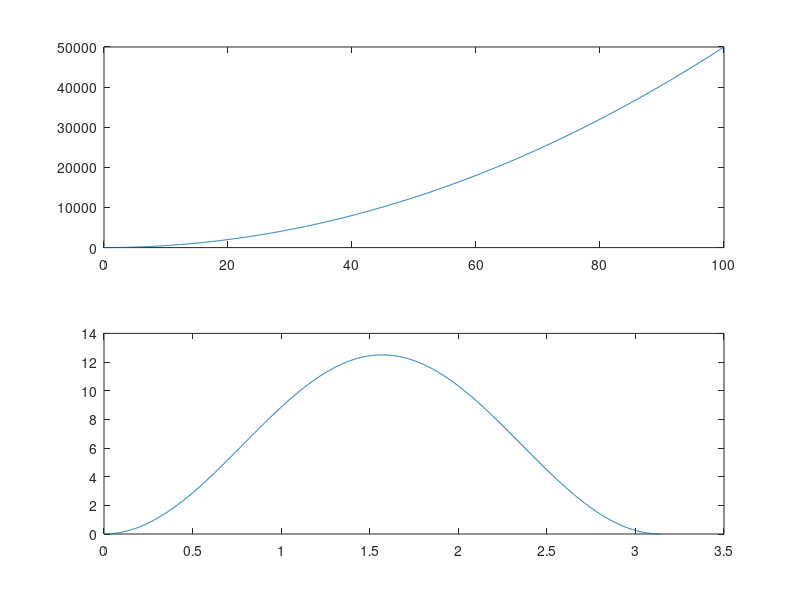
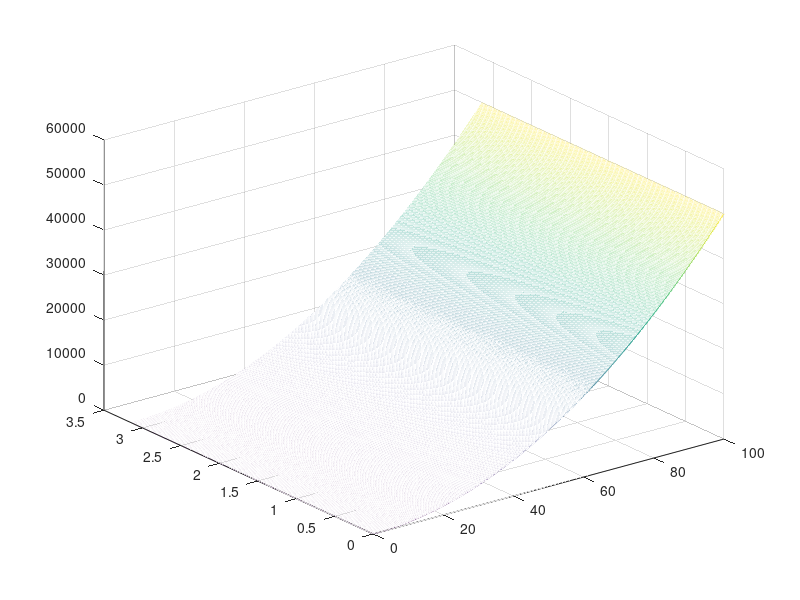
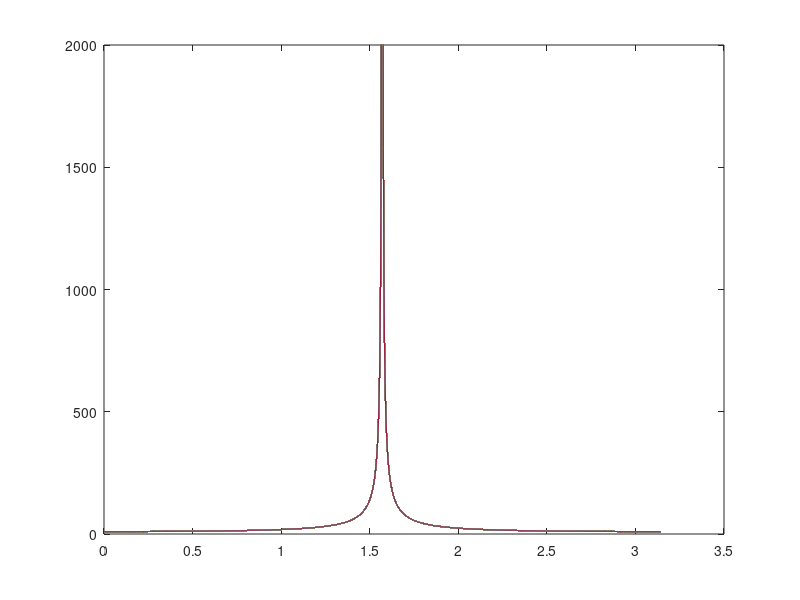
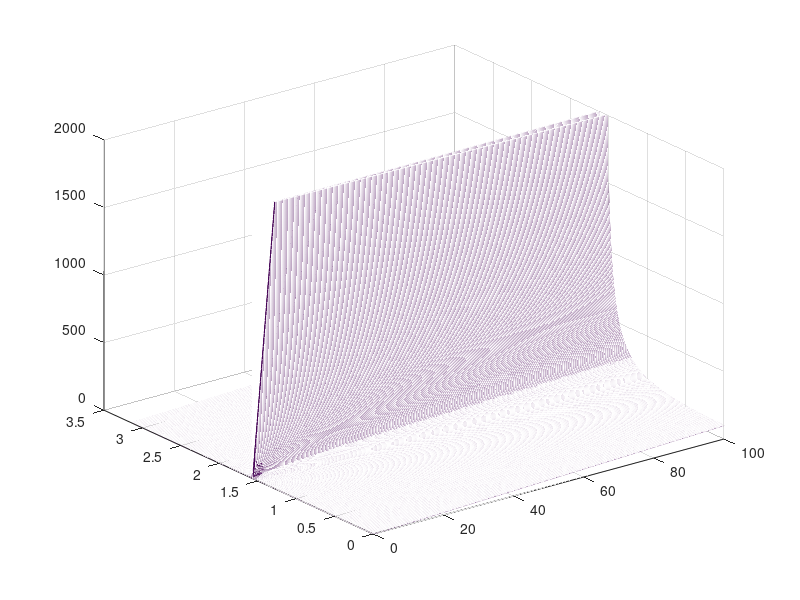

Reproduce these figures in MATLAB, in order.
%addpath('../../../src/topology');

% Metrics between an infinite line and a finite line segment.

Ls = 5;  % The length of line segments

% Dp: the perpendicular distance of the center of the line segment onto the line.
Dp = linspace(0, 100, 1001);
% Ar: the angle between the line segment and the line.
Ar = linspace(0, pi, 1001);
[gridDp, gridAr] = meshgrid(Dp, Ar);

%-----------------------------------------------------------
% Metric = midpoint distance.
% REF [paper] >> "Evaluation of Established Line Segment Distance Functions", PRIA 2016.
%
% Result: Bad.

distDp = 5 * Dp.^2;
distAr = sin(Ar).^2 * Ls^2 / 2;

figure;
subplot(2,1,1);
plot(Dp, distDp);
subplot(2,1,2);
plot(Ar, distAr);

distDpAr = 5 * gridDp.^2 + sin(gridAr).^2 * Ls^2 / 2;

figure;
mesh(gridDp, gridAr, distDpAr);

%-----------------------------------------------------------
% Metric = orthogonal distance divided by projection length.
% dist = Dp / cos(Ar).
%
% Result: Good, but go to infinity around pi / 2.

% REF [file] >> ${SWL_HOME}/matlab/src/topology/line_segment_metric.m.
distAr = abs(Dp(100) ./ cos(gridAr));
figure;
plot(Ar, distAr);
ax = axis;
axis([ax(1), ax(2), ax(3), 2000]);

dist = abs(gridDp ./ cos(gridAr));

figure;
mesh(gridDp, gridAr, dist);
ax = axis;
axis([ax(1), ax(2), ax(3), ax(4), ax(5), 2000]);
